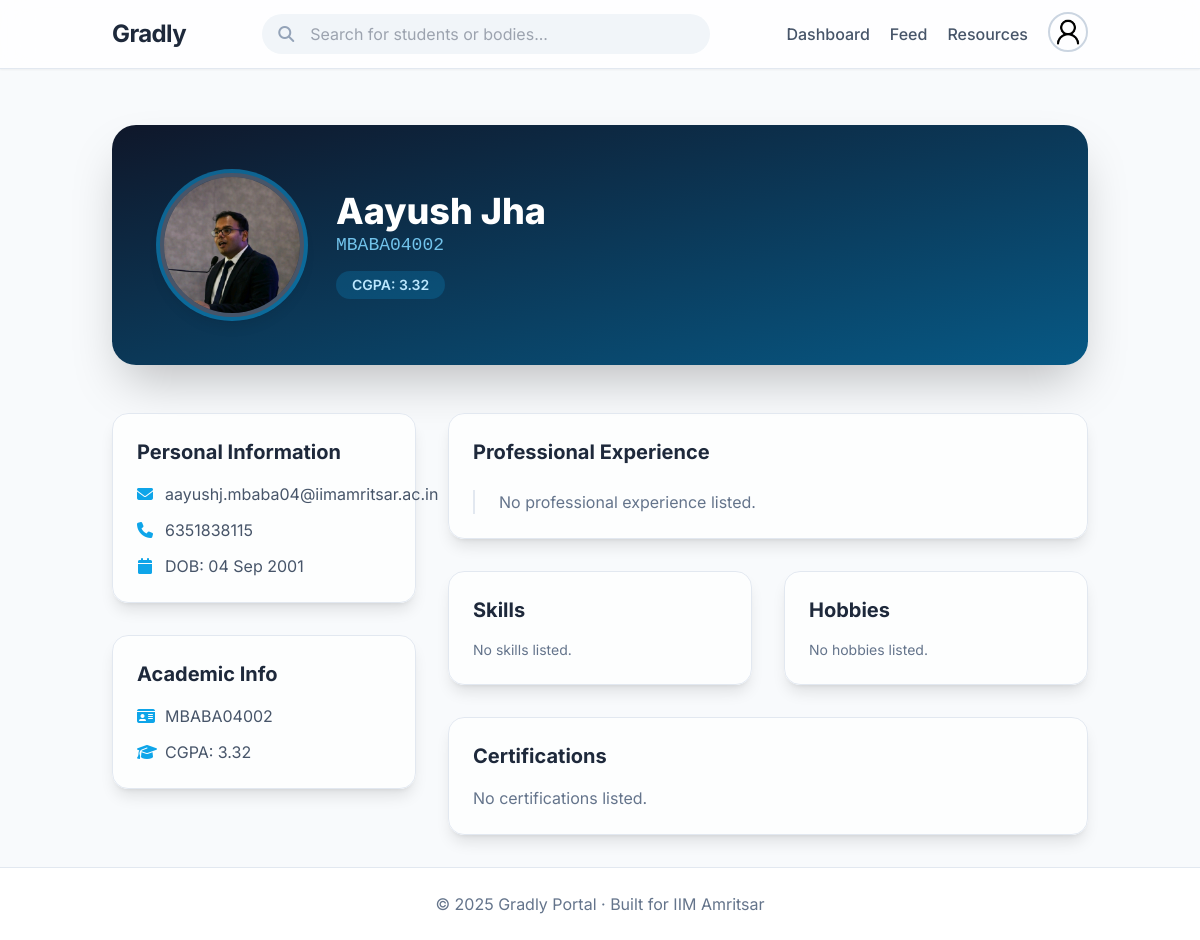
The app's page /profile/MBABA04002 (signed in) with its own data.
### models.py (models this page shows, shortened)
class User(db.Model, UserMixin):
    id = db.Column(db.String(15), primary_key=True)
    name = db.Column(db.String(100), nullable=False)
    email = db.Column(db.String(120), unique=True, nullable=False)
    password = db.Column(db.String(200), nullable=False)
    cgpa = db.Column(db.Float, nullable=True)
    resume = db.Column(db.String(200), nullable=True)
    phone = db.Column(db.String(20), nullable=True)
    profile_pic = db.Column(db.String(200), nullable=True)
    linkedin_url = db.Column(db.String(300), nullable=True)
    dob = db.Column(db.Date, nullable=True)
    is_admin = db.Column(db.Boolean, default=False)
    show_email = db.Column(db.Boolean, default=True)
    show_phone = db.Column(db.Boolean, default=True)
    show_cgpa = db.Column(db.Boolean, default=True)
    work_experiences = db.relationship('WorkExperience', backref='user', lazy=True)
    internships = db.relationship('Internship', backref='user', lazy=True)
    certifications = db.relationship('Certification', backref='user', lazy=True)
    skills = db.relationship('Skill', backref='user', lazy=True)
    hobbies = db.relationship('Hobby', backref='user', lazy=True)
    comments = db.relationship("PostComment", backref="author", lazy=True, cascade="all, delete-orphan")
    votes = db.relationship("PostVote", backref="voter", lazy=True, cascade="all, delete-orphan")

### routes/profile.py (the view)
@profile_bp.route('/profile/<string:user_id>')
@login_required
def view_profile(user_id):
    user = User.query.get_or_404(user_id)
    return render_template('profile.html', user=user)

### app.py (called while the page is built)
@login_manager.user_loader
def load_user(user_id):
    if user_id.startswith("U_"):
        roll = user_id.split("_", 1)[1]   # keep string as-is
        return User.query.get(roll)
    elif user_id.startswith("B_"):
        body_id = user_id.split("_", 1)[1]
        return StudentBody.query.get(int(body_id))
    return None

@app.before_request
def create_tables():
    db.create_all()

### models.py (called while the page is built)
    @property
    def user_type(self):
        return "body"

### templates/profile.html (shortened to what this page needs)
{% extends "base.html" %}
{% block content %}
<div
    class="relative bg-gradient-to-br from-slate-900 to-sky-800 rounded-3xl shadow-2xl mb-12 text-white overflow-hidden">
    <div class="absolute inset-0 bg-grid-slate-700/20 [mask-image:linear-gradient(to_bottom,white,transparent)]"></div>
    <div class="flex flex-col md:flex-row items-center p-8 md:p-12 relative z-10">
        <div class="relative flex-shrink-0">
            <div
                class="w-36 h-36 rounded-full overflow-hidden border-4 border-slate-600 shadow-lg bg-slate-700 ring-4 ring-sky-500/50">
                {% if user.profile_pic %}
                <img src="{{ url_for('static', filename=user.profile_pic) }}" alt="Profile Picture"
                    class="w-full h-full object-cover">
                {% else %}
                <img src="{{ url_for('static', filename='default-profile.png') }}" alt="Default Picture"
                    class="w-full h-full object-cover">
                {% endif %}
            </div>
        </div>
        <div class="mt-6 md:mt-0 md:ml-8 text-center md:text-left">
            <h1 class="text-4xl font-extrabold">{{ user.name }}</h1>
            <p class="text-lg text-sky-300 opacity-90 font-mono">{{ user.id }}</p>
            {% if user.cgpa and user.show_cgpa %}
            <p class="mt-3 text-sm bg-sky-500/20 text-sky-200 px-4 py-1 inline-block rounded-full font-semibold">CGPA:
                {{ user.cgpa }}</p>
            {% endif %}
        </div>
    </div>
</div>
<div class="grid md:grid-cols-3 gap-8">
    <div class="md:col-span-1 space-y-8">
<div class="bg-white/70 backdrop-blur-lg p-6 rounded-2xl shadow-lg border border-slate-200">
    <h2 class="text-xl font-bold text-slate-800 mb-4">Personal Information</h2>
    <div class="space-y-3 text-slate-600">
        {% if user.show_email %}
        <p class="flex items-center gap-3"><i class="fa fa-envelope w-4 text-center text-sky-500"></i>
            <a href="mailto:{{ user.email }}" class="hover:text-sky-600 hover:underline">{{ user.email }}</a>
        </p>
        {% endif %}
        {% if user.show_phone %}
        <p class="flex items-center gap-3"><i class="fa fa-phone w-4 text-center text-sky-500"></i>
            <span>{{ user.phone or 'Not Provided' }}</span>
        </p>
        {% endif %}
        {% if user.dob %}
        <p class="flex items-center gap-3"><i class="fa fa-calendar w-4 text-center text-sky-500"></i>
            <span>DOB: {{ user.dob.strftime('%d %b %Y') }}</span>
        </p>
        {% endif %}
    </div>
</div>
        <div class="bg-white/70 backdrop-blur-lg p-6 rounded-2xl shadow-lg border border-slate-200">
            <h2 class="text-xl font-bold text-slate-800 mb-4">Academic Info</h2>
            <div class="space-y-3 text-slate-600">
                <p class="flex items-center gap-3"><i class="fa fa-id-card w-4 text-center text-sky-500"></i> <span>{{
                        user.id }}</span></p>
                <p class="flex items-center gap-3"><i class="fa fa-graduation-cap w-4 text-center text-sky-500"></i>
                    <span>CGPA: {{ user.cgpa or 'Not Provided' }}</span></p>
            </div>
        </div>
    </div>
    <div class="md:col-span-2 space-y-8">
        <div class="bg-white/70 backdrop-blur-lg p-6 rounded-2xl shadow-lg border border-slate-200">
            <h2 class="text-xl font-bold text-slate-800 mb-6">Professional Experience</h2>
            <div class="relative pl-6 border-l-2 border-slate-200 space-y-8">
                {% if not user.work_experiences and not user.internships %}
                <p class="text-slate-500">No professional experience listed.</p>
                {% endif %}
            </div>
        </div>
        <div class="grid md:grid-cols-2 gap-8">
            <div class="bg-white/70 backdrop-blur-lg p-6 rounded-2xl shadow-lg border border-slate-200">
                <h2 class="text-xl font-bold text-slate-800 mb-4">Skills</h2>
                <div class="flex flex-wrap gap-2">
                    {% for s in user.skills %}
                    <span
                        class="bg-sky-100 text-sky-800 px-3 py-1 rounded-full text-sm font-medium transition transform hover:scale-105">{{
                        s.name }}</span>
                    {% else %}
                    <p class="text-slate-500 text-sm">No skills listed.</p>
                    {% endfor %}
                </div>
            </div>
            <div class="bg-white/70 backdrop-blur-lg p-6 rounded-2xl shadow-lg border border-slate-200">
                <h2 class="text-xl font-bold text-slate-800 mb-4">Hobbies</h2>
                <div class="flex flex-wrap gap-2">
                    {% for h in user.hobbies %}
                    <span class="bg-slate-100 text-slate-800 px-3 py-1 rounded-full text-sm font-medium">{{ h.name
                        }}</span>
                    {% else %}
                    <p class="text-slate-500 text-sm">No hobbies listed.</p>
                    {% endfor %}
                </div>
            </div>
        </div>
        <div class="bg-white/70 backdrop-blur-lg p-6 rounded-2xl shadow-lg border border-slate-200">
            <h2 class="text-xl font-bold text-slate-800 mb-4">Certifications</h2>
            {% if user.certifications %}
            <ul class="space-y-2">
                {% for c in user.certifications %}
                <li class="flex items-center gap-3 text-slate-700"><i class="fa fa-award text-yellow-500"></i>{{ c.title
                    }}</li>
                {% endfor %}
            </ul>
            {% else %}
            <p class="text-slate-500">No certifications listed.</p>
            {% endif %}
        </div>
    </div>
</div>
{% endblock %}

### templates/base.html (style rules this page uses)
body { font-family: 'Inter', sans-serif; }

### records on screen
User: profile_pic (picture), name "Aayush Jha", id "MBABA04002", cgpa "3.32", email "aayushj.mbaba04@iimamritsar.ac.in", phone "6351838115", dob "04 Sep 2001"
